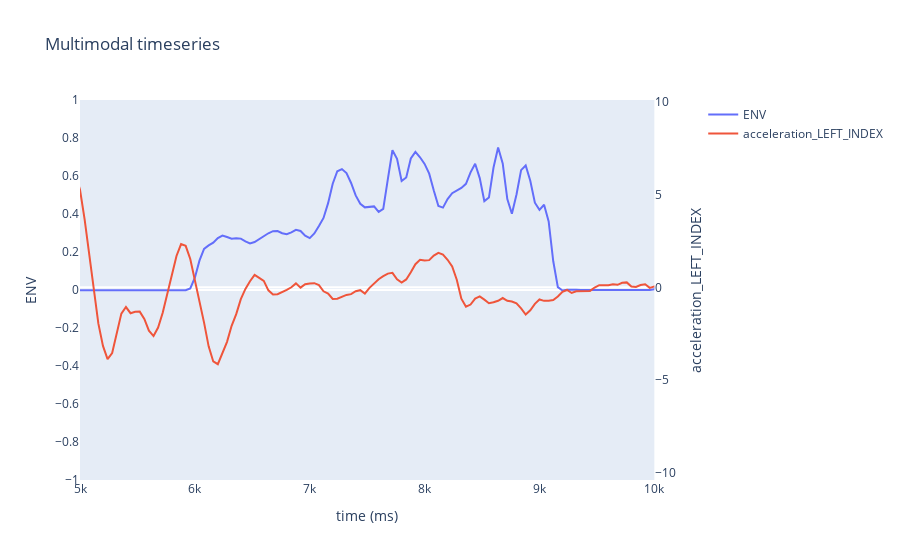

The code cell stored with this chart in its notebook:
### Code cell
# Plot the timeseries of single ID, one kinematic feature and envolope

import plotly.graph_objects as go
from plotly.subplots import make_subplots

# Make a subset of the data for participant V08

ts_s = ts[ts['ID'] == 'V08']

# Create subplots with dual y-axes
fig = make_subplots(specs=[[{"secondary_y": True}]])

# Add traces
fig.add_trace(go.Scatter(x=ts_s['time'], y=ts_s['ENV'], name='ENV', mode='lines'))
fig.add_trace(go.Scatter(x=ts_s['time'], y=ts_s['acceleration_LEFT_INDEX'], name='acceleration_LEFT_INDEX', mode='lines'), secondary_y=True)

# Update layout
fig.update_layout(title='Multimodal timeseries', xaxis=dict(title='time (ms)'))

# Update y-axes titles and range
fig.update_yaxes(title_text='ENV', row=1, col=1, range=[-max(ts['ENV']), max(ts['ENV'])])
fig.update_yaxes(title_text='acceleration_LEFT_INDEX', row=1, col=1, secondary_y=True, range=[-max(ts['acceleration_LEFT_INDEX']), max(ts['acceleration_LEFT_ELBOW'])])

# Show xlim from 5000 to 10000
fig.update_xaxes(range=[5000, 10000])

# Get rid of the vertical and horizontal gridlines
fig.update_xaxes(showgrid=False)
fig.update_yaxes(showgrid=False)

# Show the plot
fig.show()

### Figure 1 — Plotly figure (JSON) as saved in the notebook; plotly's stock layout.template omitted (floating-point values rounded to 4 significant figures; data arrays with more than 128 entries replaced by an {"elided": "..."} marker saying what was removed)
{"data": [{"mode": "lines", "name": "ENV", "type": "scatter", "x": {"elided": "22825 int values"}, "y": {"elided": "22825 float values"}}, {"mode": "lines", "name": "acceleration_LEFT_INDEX", "type": "scatter", "x": {"elided": "22825 int values"}, "xaxis": "x", "y": {"elided": "22825 float values"}, "yaxis": "y2"}], "layout": {"title": {"text": "Multimodal timeseries"}, "xaxis": {"anchor": "y", "domain": [0, 0.94], "range": [5000, 10000], "showgrid": false, "title": {"text": "time (ms)"}}, "yaxis": {"anchor": "x", "domain": [0, 1], "range": [-1.0, 1.0], "showgrid": false, "title": {"text": "ENV"}}, "yaxis2": {"anchor": "x", "overlaying": "y", "range": [-10.39, 10.1], "showgrid": false, "side": "right", "title": {"text": "acceleration_LEFT_INDEX"}}}}
